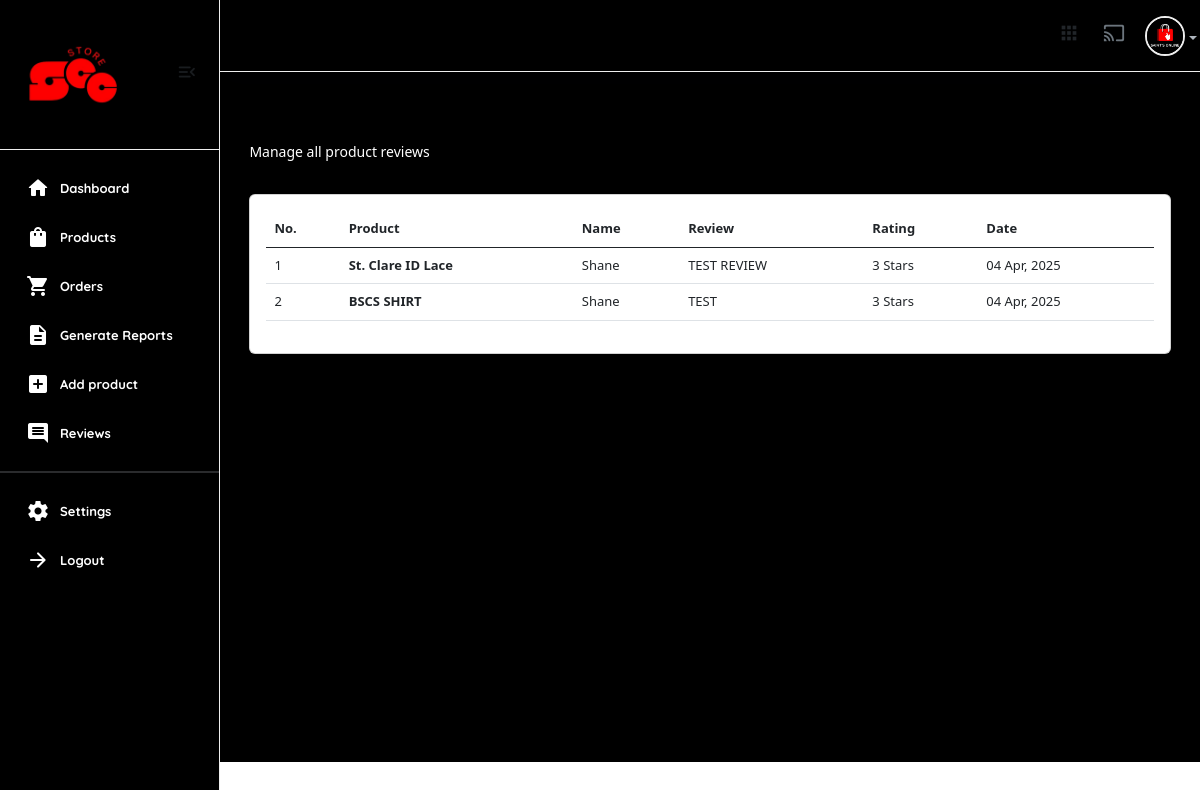
The page /useradmin/reviews/ (signed in) on the database as committed earlier.
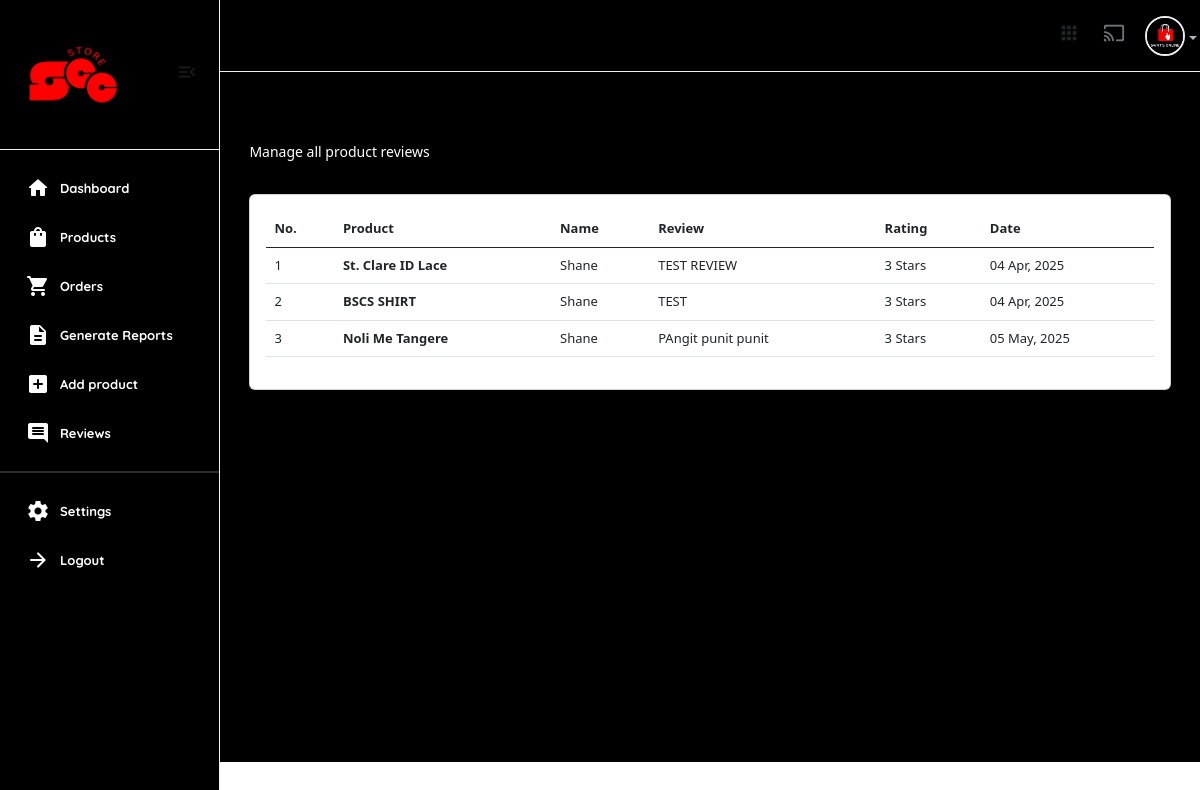
The same page on the database as committed later.
### core/models.py (models this page shows, shortened)
class ProductReview(models.Model):
    user = models.ForeignKey(User, on_delete=models.SET_NULL, null=True)
    product = models.ForeignKey(Product, on_delete=models.SET_NULL, null=True, related_name="reviews")
    review = models.TextField()
    rating = models.IntegerField(choices=RATING, default=None)
    date =  models.DateField(auto_now_add=True)
    class Meta:
        verbose_name_plural = "Product Reviews"

class Product(models.Model):
    pid = ShortUUIDField(unique=True, length=10, max_length=20, alphabet="abcdefgh12345")
    user = models.ForeignKey(User, on_delete=models.SET_NULL, null=True)
    category = models.ForeignKey(Category, on_delete=models.SET_NULL, null=True, related_name="category")
    vendor = models.ForeignKey(Vendor, on_delete=models.SET_NULL, null=True, related_name="product")
    title = models.CharField(max_length=100, default="Fresh Pear")
    image = models.ImageField(upload_to=user_directory_path, default="product.jpg")
    description = models.TextField(null=True, blank=True, default="This is the product")
    price = models.DecimalField(max_digits=12, decimal_places=2, default="0.00")
    old_price = models.DecimalField(max_digits=12, decimal_places=2, default="2.99", blank=True)
    vat = models.DecimalField(max_digits=12, decimal_places=2, default="0.00")
    cost = models.DecimalField(max_digits=12, decimal_places=2, default="0.00")
    specifications = models.TextField(null=True, blank=True)
    type = models.CharField(max_length=100, default="What is the product type?", null=True, blank=True)
    stock_count = models.IntegerField(default=0, null=True, blank=True)
    life = models.CharField(max_length=100, default="item life spand?", null=True, blank=True)
    mfd = models.DateField(auto_now_add=False, null=True, blank=True)
    tags = models.ManyToManyField(ProductTag, blank=True, related_name="products")
    product_status = models.CharField(choices=STATUS, max_length=100, default="In Review")
    status = models.BooleanField(default=True)
    in_stock = models.BooleanField(default=True)
    featured = models.BooleanField(default=True)
    digital = models.BooleanField(default=False)
    sku = ShortUUIDField(unique=True, length=4, max_length=10, prefix="sku", alphabet="abcdefgh")
    date = models.DateField(auto_now_add=True)
    updated = models.DateField(auto_now=True)
    class Meta:
        verbose_name_plural = "Product"

### userauths/models.py (models this page shows, shortened)
class User(AbstractUser):
    email = models.EmailField(unique=True)
    username = models.CharField(max_length=100)
    bio = models.CharField(max_length=100)
    password = models.CharField(max_length=255)
    avatar = models.ImageField(upload_to='image/')
    USERNAME_FIELD = "email"
    REQUIRED_FIELDS = ['username']

### useradmin/views.py (the view)
# urls.py: path("reviews/", views.reviews, name="reviews"),
@user_passes_test(is_admin)
def reviews(request):
    reviews = ProductReview.objects.all()
    context = {
        'reviews':reviews,
    }
    return render(request, "useradmin/reviews.html", context)

### core/context_processor.py (called while the page is built)
def default(request):
    categories = Category.objects.all()
    vendors = Vendor.objects.all()
    min_max_price = Product.objects.aggregate(Min("price"), Max("price"))
    try:
        address = Address.objects.get(user=request.user)
    except:
        address = None
    return {
        'categories': categories,
        'address':address,
        'vendors': vendors,
        'min_max_price':min_max_price
    }

### useradmin/views.py (called while the page is built)
def is_admin(user):
    return user.groups.filter(name='Staff').exists()

### templates/useradmin/reviews.html
{% extends 'useradmin/base.html' %}
{% load static %}
{% load humanize %}
{% block content %}
<section class="content-main">
    <div class="content-header">
        <div>
            <h2 class="content-title card-title" style="color:rgb(255, 255, 255);">Reviews</h2>
            <p>Manage all product reviews</p>
        </div>
    </div>
    <div class="card mb-4">
        <div class="card-body">
            <div class="table-responsive">
                <table class="table table-hover">
                    <thead>
                        <tr>
                            <th>No.</th>
                            <th>Product</th>
                            <th>Name</th>
                            <th>Review</th>
                            <th>Rating</th>
                            <th>Date</th>
                        </tr>
                    </thead>
                    <tbody>
                        {% for r in reviews %}
                            <tr>
                                <td>{{forloop.counter}}</td>
                                <td><b>{{r.product.title}}</b></td>
                                <td>{{r.user.username|title}}</td>
                                <td>{{r.review}}</td>
                                <td>{{r.rating}} Stars</td>
                                <td>{{r.date|date:"m M, Y"}}</td>
                            </tr>
                        {% endfor %}
                    </tbody>
                </table>
            </div>
        </div>
    </div>
</section>
{% endblock content %}

Rows that differ between the two databases and show on the page:
added ProductReview: product "Noli Me Tangere", user.username "Shane", review "PAngit punit punit", rating "3", date "05 May, 2025"
